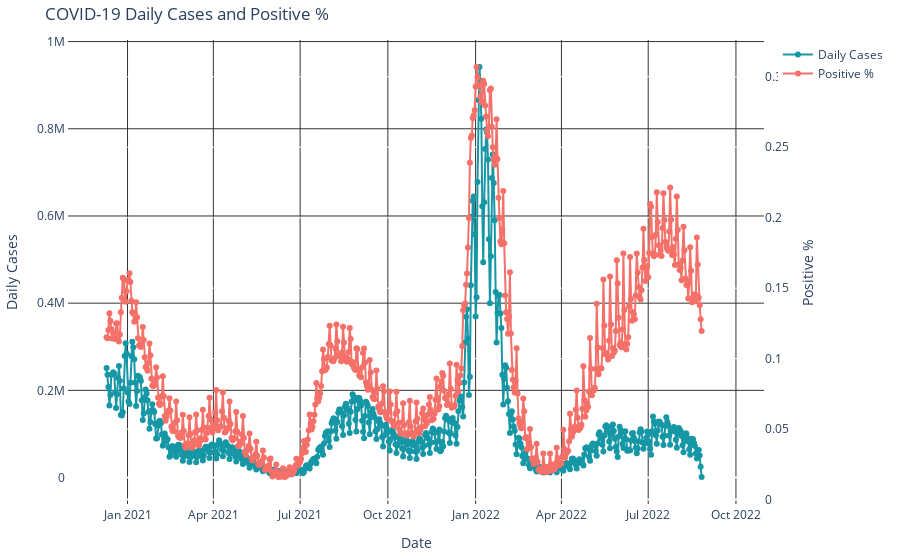

The cell this chart's notebook holds for it:
### Code cell
fig = go.Figure()
fig.add_trace(go.Scatter(
    x=covid_data_super['DATE'],
    y=covid_data_super['DAILY_POSITIVE'],
    mode='lines+markers',
    name='Daily Cases',
    line=dict(color='#1697A6')
))
fig.add_trace(go.Scatter(
    x=covid_data_super['DATE'],
    y=covid_data_super['POSITIVE %'],
    mode='lines+markers',
    name='Positive %',
    yaxis='y2',
    line=dict(color='#F47068')
    #F47068
))
fig.update_layout(
    title='COVID-19 Daily Cases and Positive %',
    xaxis={'title': 'Date'},
    yaxis={'title': 'Daily Cases'},
    yaxis2={'title': 'Positive %', 'overlaying': 'y', 'side': 'right'},
    showlegend=True,
    plot_bgcolor='#FFFFFF',  
    xaxis_gridcolor='#333',  
    yaxis_gridcolor='#333',   
    xaxis_linecolor='#FFF',   
    yaxis_linecolor='#FFF',   
    margin=dict(l=40, r=20, t=40, b=40),  
)

fig.show()


#From this graph, we can gather several insights:
#There are noticeable peaks and troughs in the number of daily cases, indicating waves of infection over time.
#The percentage of positive cases also fluctuates, generally corresponding with the trends in daily cases.
#At points where the daily cases peak, we can also observe relative peaks in the positive percentage, which suggests that as more cases are reported, a higher #percentage of tests come back positive.
#There seems to be a pattern of rising and falling cases that might correspond with expected behaviors of an infectious disease spread in a population, potentially #influenced by factors like new variants, changes in social behavior, or the implementation and relaxation of public health measures.

### Figure 1 — Plotly figure (JSON) as saved in the notebook; plotly's stock layout.template omitted (floating-point values rounded to 4 significant figures; data arrays with more than 128 entries replaced by an {"elided": "..."} marker saying what was removed)
{"data": [{"line": {"color": "#1697A6"}, "mode": "lines+markers", "name": "Daily Cases", "type": "scatter", "x": {"elided": "650 str values"}, "y": {"elided": "650 int values"}}, {"line": {"color": "#F47068"}, "mode": "lines+markers", "name": "Positive %", "type": "scatter", "x": {"elided": "650 str values"}, "y": {"elided": "650 float values"}, "yaxis": "y2"}], "layout": {"margin": {"b": 40, "l": 40, "r": 20, "t": 40}, "plot_bgcolor": "#FFFFFF", "showlegend": true, "title": {"text": "COVID-19 Daily Cases and Positive %"}, "xaxis": {"gridcolor": "#333", "linecolor": "#FFF", "title": {"text": "Date"}}, "yaxis": {"gridcolor": "#333", "linecolor": "#FFF", "title": {"text": "Daily Cases"}}, "yaxis2": {"overlaying": "y", "side": "right", "title": {"text": "Positive %"}}}}
